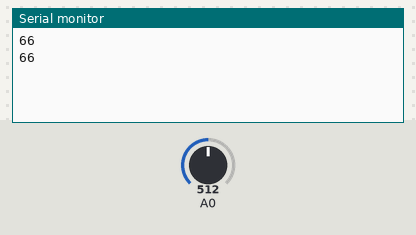
The sketch below on a simulated Arduino Uno, built with avr-gcc and run on an emulated ATmega328P. Parts: the last lines printed to the serial monitor. The inputs (shaded band) are chosen by the test bench; at power-on: A0 = 512.

Above: at 1.8 s.
1.9 s: A0 set to 716
At 2.8 s:
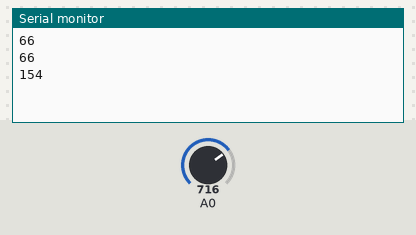
3.4 s: A0 set to 900
At 4.5 s:
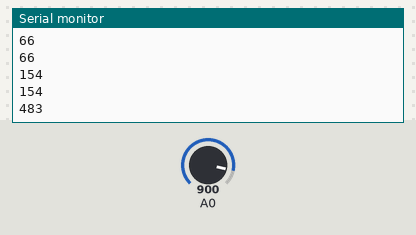
Timing chart, 0 to 6.4 s (numbered marks = the images above; inputs shaded):
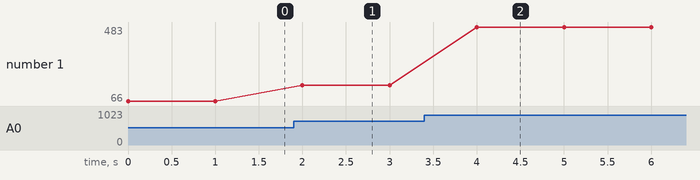

Measured:
- after the input at 1.9 s, the serial monitor: prints a new line after 0.10 s (image 1)
- after the input at 3.4 s, the serial monitor: prints a new line after 0.60 s (image 2)
- plotted number 1: 66 → 154 after the input at 1.9 s, 154 → 483 after the input at 3.4 s

The sketch:

practUAA.ino
```cpp
int analog;
int iluminacion;

void setup()
{
   Serial.begin(9600);
}

void loop()
{
   analog = analogRead(A0);
   iluminacion = ((long)analog*10000)/((long)150*(1024-analog));    //INVESTIGAR POR QUE SE REALIZA ESTA OPERACIÓN
   Serial.println(iluminacion);
   delay(1000);
}
```
